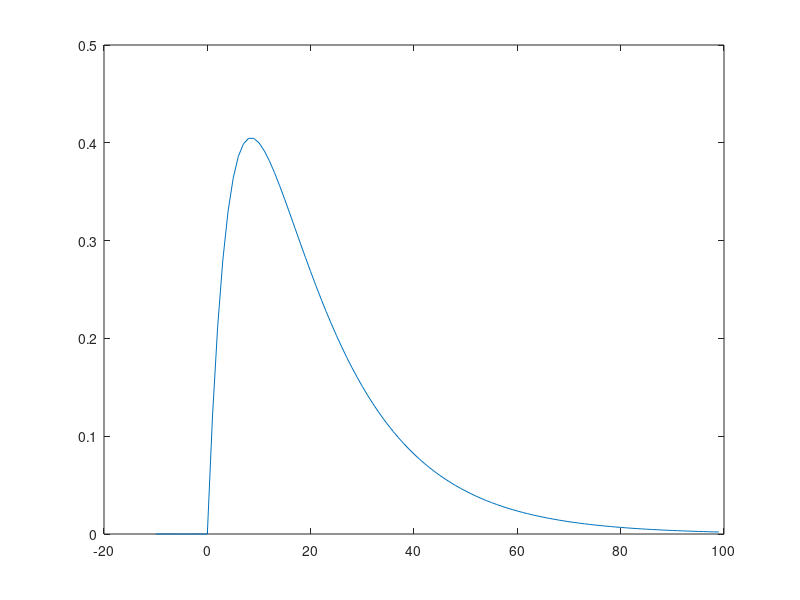

The MATLAB source for this figure:
function first
tau1 = 16;
tau2 = 5;
global T;
global Y;
t = -10; %вводим начальные приближения
i = 1;
Y=linspace(1,110); %создаем вектор А, в которую будут записываться значения у
while t < 100 %запускаем цикл вычисления всех значений у в заданных пределах
    if (t<0)
        y = 0;
    else
        y = exp(-t/tau1)-exp(-t/tau2);
    end %завершаем цикл if
    Y(i) = y;
    i = i+1;
    t = t + 1;
end %завершаем цикл while
t = -10:1:99; %создаем вектор t для дальнейшего построения графика
T = t;
plot(T,Y)
end